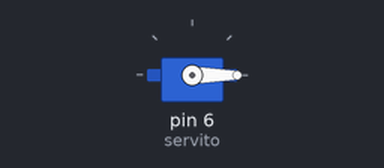
Bench run of a sketch on a simulated Arduino Uno, built with avr-gcc and run on an emulated ATmega328P. On the bench: servo.

Above: at 0.05 s.
At 10.0 s:
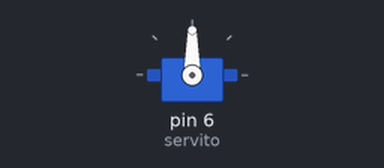
Timing chart, 0 to 13.0 s (numbered marks = the images above):
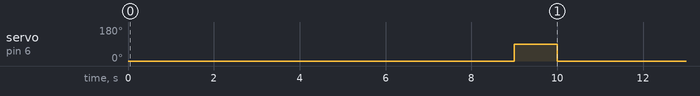

Measured:
- by itself, servo on pin 6 (servito): alternates 90° for 1.0 s and 0° for 9.0 s

The sketch:

BartenderTesting.ino
```cpp
#include <Servo.h>
Servo servito;


void setup() {
  Serial.begin (9600);
  servito.attach(6);


}


void loop() {


    servito.write(0);
      delay(9000);
      servito.write(90);
      delay(1000);

}
```
